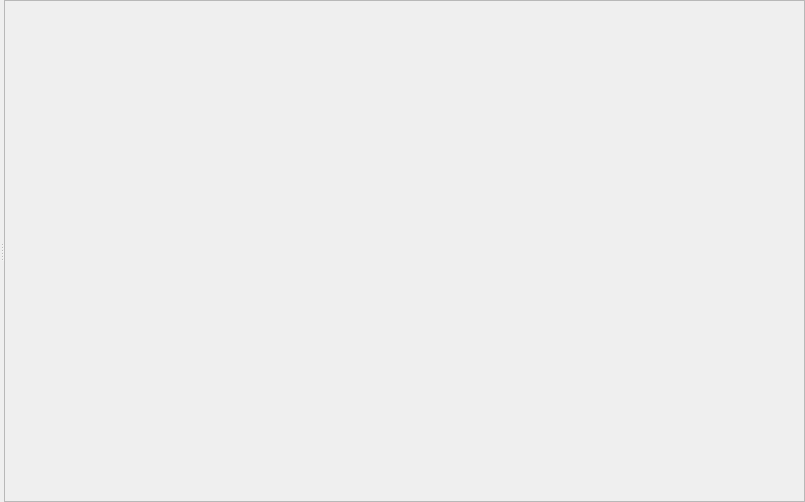
<?xml version="1.0" encoding="UTF-8"?>
<ui version="4.0">
 <class>Form</class>
 <widget class="QWidget" name="Form">
  <property name="geometry">
   <rect>
    <x>0</x>
    <y>0</y>
    <width>805</width>
    <height>502</height>
   </rect>
  </property>
  <property name="windowTitle">
   <string>Live data</string>
  </property>
  <layout class="QVBoxLayout" name="verticalLayout_3">
   <property name="leftMargin">
    <number>0</number>
   </property>
   <property name="topMargin">
    <number>0</number>
   </property>
   <property name="rightMargin">
    <number>0</number>
   </property>
   <property name="bottomMargin">
    <number>0</number>
   </property>
   <item>
    <widget class="QSplitter" name="splitter">
     <property name="orientation">
      <enum>Qt::Horizontal</enum>
     </property>
     <widget class="QWidget" name="verticalLayoutWidget_2">
      <layout class="QVBoxLayout" name="widgetLayout"/>
     </widget>
     <widget class="QWidget" name="verticalLayoutWidget">
      <layout class="QVBoxLayout" name="monitorLayout">
       <item>
        <widget class="QScrollArea" name="scroll">
         <property name="widgetResizable">
          <bool>true</bool>
         </property>
         <widget class="QWidget" name="scrollContent">
          <property name="geometry">
           <rect>
            <x>0</x>
            <y>0</y>
            <width>775</width>
            <height>498</height>
           </rect>
          </property>
         </widget>
        </widget>
       </item>
      </layout>
     </widget>
    </widget>
   </item>
  </layout>
  <action name="actionPrint">
   <property name="icon">
    <iconset>
     <normaloff>:/print</normaloff>:/print</iconset>
   </property>
   <property name="text">
    <string>&amp;Print...</string>
   </property>
   <property name="toolTip">
    <string>Print current plot</string>
   </property>
   <property name="shortcut">
    <string>Ctrl+P</string>
   </property>
  </action>
  <action name="actionUnzoom">
   <property name="icon">
    <iconset>
     <normaloff>:/viewfull</normaloff>:/viewfull</iconset>
   </property>
   <property name="text">
    <string>&amp;Unzoom</string>
   </property>
   <property name="shortcut">
    <string>Ctrl+U</string>
   </property>
  </action>
  <action name="actionLogScale">
   <property name="checkable">
    <bool>true</bool>
   </property>
   <property name="text">
    <string>&amp;Logarithmic Y scale</string>
   </property>
   <property name="iconText">
    <string>Log Scale</string>
   </property>
   <property name="shortcut">
    <string>Ctrl+L</string>
   </property>
  </action>
  <action name="actionColormap">
   <property name="text">
    <string>&amp;Colormap</string>
   </property>
   <property name="toolTip">
    <string>Select colormap</string>
   </property>
  </action>
  <action name="actionROI">
   <property name="text">
    <string>&amp;Region Of Interest</string>
   </property>
   <property name="toolTip">
    <string>Open region of interest in seperate window</string>
   </property>
  </action>
  <action name="actionMarkCenter">
   <property name="checkable">
    <bool>true</bool>
   </property>
   <property name="text">
    <string>&amp;Center Mark</string>
   </property>
   <property name="toolTip">
    <string>Mark center of detector image</string>
   </property>
  </action>
  <action name="actionKeepRatio">
   <property name="checkable">
    <bool>true</bool>
   </property>
   <property name="text">
    <string>Keep ratio</string>
   </property>
   <property name="toolTip">
    <string>Keep aspect ratio of selection rectangle</string>
   </property>
  </action>
  <action name="actionOpen">
   <property name="icon">
    <iconset>
     <normaloff>:/open</normaloff>:/open</iconset>
   </property>
   <property name="text">
    <string>&amp;Open</string>
   </property>
   <property name="toolTip">
    <string>Open data</string>
   </property>
   <property name="shortcut">
    <string>Ctrl+O</string>
   </property>
  </action>
  <action name="actionSavePlot">
   <property name="text">
    <string>&amp;Save plot</string>
   </property>
   <property name="iconText">
    <string>Log Scale</string>
   </property>
   <property name="toolTip">
    <string>Save plot</string>
   </property>
  </action>
  <action name="actionLines">
   <property name="checkable">
    <bool>true</bool>
   </property>
   <property name="text">
    <string>Lines</string>
   </property>
   <property name="toolTip">
    <string>Activate Lines</string>
   </property>
  </action>
  <action name="actionSymbols">
   <property name="checkable">
    <bool>true</bool>
   </property>
   <property name="text">
    <string>Show symbols</string>
   </property>
   <property name="toolTip">
    <string>Show symbols</string>
   </property>
  </action>
  <action name="actionSaveData">
   <property name="text">
    <string>&amp;Save Data</string>
   </property>
   <property name="toolTip">
    <string>Save as Data</string>
   </property>
  </action>
  <action name="actionSubtractBackground">
   <property name="checkable">
    <bool>true</bool>
   </property>
   <property name="text">
    <string>Subtract Background</string>
   </property>
   <property name="toolTip">
    <string>Subtract background</string>
   </property>
  </action>
 </widget>
 <resources>
  <include location="../../../resources/nicos-gui-material.qrc"/>
 </resources>
 <connections/>
</ui>
